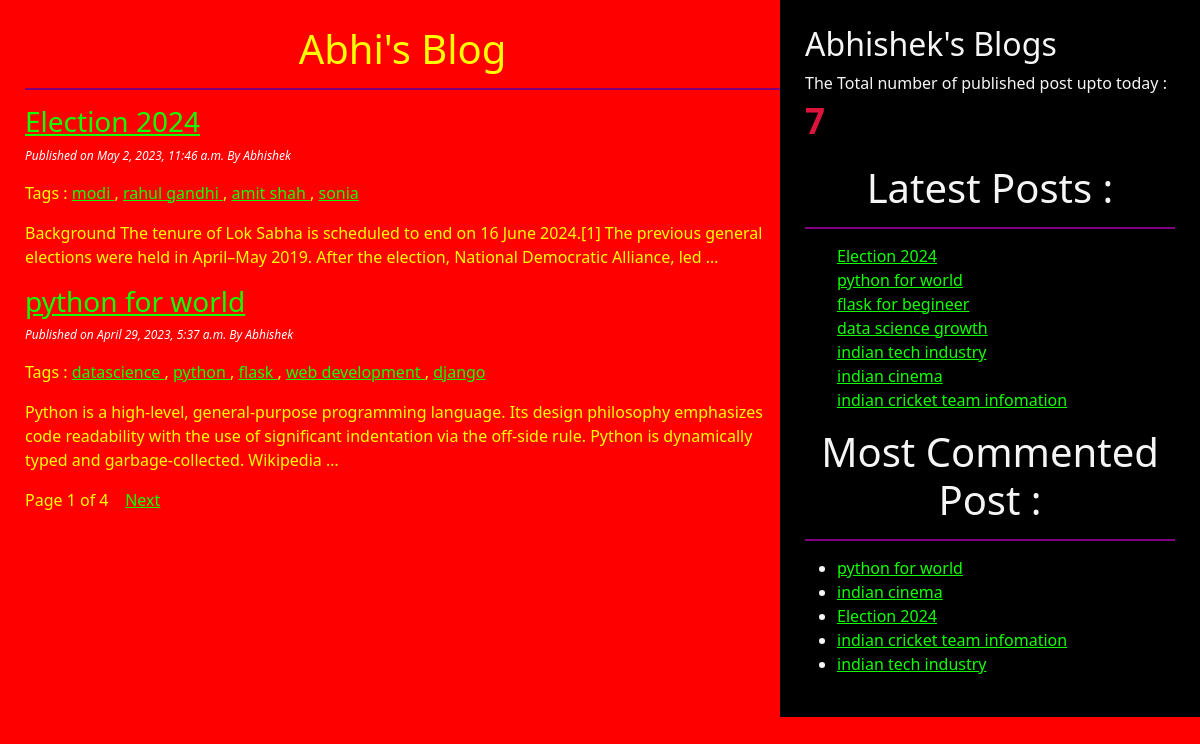
The page / on the database its author committed.
### testapp/models.py (models this page shows, shortened)
class Post(models.Model):
    STATUS_CHOICE = (('draft',"Draft"),('published','Published'))
    title = models.CharField(max_length=256)
    slug = models.SlugField(max_length=264,unique_for_date='publish')
    author = models.ForeignKey(User,related_name='blog_post',on_delete=models.CASCADE)
    body = models.TextField()
    publish = models.DateTimeField(default=timezone.now)
    created = models.DateTimeField(auto_now_add=True)
    updated = models.DateTimeField(auto_now=True)
    status = models.CharField(max_length=10,choices=STATUS_CHOICE,default='draft')
    objects = CustomManager()
    tags = TaggableManager()
    class Meta:
        ordering = ('-publish',)
    def get_absolute_url(self):
        return reverse("post_detail", args=[self.publish.year,self.publish.strftime('%m'),self.publish.strftime('%d'),self.slug])

### testapp/views.py (the view)
# urls.py: path('', views.post_list_view),
def post_list_view(request,tag_slug=None):
    post_list = Post.objects.all()
    tag=None
    if tag_slug:
        tag = get_object_or_404(Tag,slug=tag_slug)
        post_list = post_list.filter(tags__in=[tag])
    paginator =Paginator(post_list,2)
    page_number = request.GET.get('page')
    try:
        post_list = paginator.page(page_number)
    except PageNotAnInteger:
        post_list = paginator.page(1)
    except EmptyPage:
        post_list = paginator.page(paginator.num_pages)
    return render(request,'testapp/post_list.html',{'post_list':post_list,'tag':tag})

### testapp/models.py (called while the page is built)
    def get_queryset(self):
        return super().get_queryset().filter(status='published')

### testapp/templatetags/testapp_tags.py (called while the page is built)
@register.simple_tag
def total_posts():
    return Post.objects.count()

@register.inclusion_tag('testapp/latest_posts123.html')
def show_latest_post(count=4):
    latest_post = Post.objects.order_by('-publish')[:count]
    return {'latest_post':latest_post}

@register.simple_tag
def get_most_commented_post(count=5):
    return Post.objects.annotate(total_comments=Count('comments')).order_by('-total_comments')[:count]

### templates/testapp/post_list.html (shortened to what this page needs)
<!DOCTYPE html>
{% extends 'testapp/base.html' %}
        {% block body_block %}
            <h1>Abhi's Blog</h1>
            {% for post in post_list %}
                <a href="{{post.get_absolute_url}}"><h3>{{post.title}}</h3></a>
                <p id='date'> Published on {{post.publish}} By {{post.author | title}} </p>
                <p>Tags :
                    {% for tag in post.tags.all  %}
                        <a href="{% url 'post_list_by_tag_name' tag.slug %}"> {{tag.name}} </a>
                        {% if not forloop.last %} , {% endif %}
                    {% endfor %}
                </p>
                {{post.body|truncatewords:30|linebreaks}}
            {% endfor %}
            {% include 'testapp/pagination.html' with page=post_list %}
        {% endblock  %}

### templates/testapp/base.html (shortened to what this page needs)
<!DOCTYPE html>
{% load testapp_tags %}
{% load static %}
<html lang="en">
<head>
    <link href="https://cdn.jsdelivr.net/npm/bootstrap@5.1.3/dist/css/bootstrap.min.css" rel="stylesheet">
    <link rel="stylesheet" href="{% static 'css/blog.css' %}">
</head>
<body>
    <div class="content">
        {% block body_block %}
        {% endblock  %}
    </div>
    <div class="sidebar">
        <h2>Abhishek's Blogs</h2>
        <p>The Total number of published post upto today : <span id='pcount'>{% total_posts %}</span></p>
        <h1>Latest Posts :</h1> {% show_latest_post 50 %}
        <h1>Most Commented Post :</h1>
        {% get_most_commented_post as most_commented_post %}
         <ul>
            {% for post in most_commented_post %}
            <li> <a href="{{post.get_absolute_url}}">{{post.title}}</a> </li>
            {% endfor %}
        </ul>
    </div>
</body>
</html>

### templates/testapp/pagination.html (shortened to what this page needs)
<div class="paginator">
    <span class='current'>
         Page  {{page.number}} of {{page.paginator.num_pages}}
    </span> &nbsp;&nbsp;
    <span>
    {% if page.has_next %}
      <a href="?page={{page.next_page_number}}">Next</a>&nbsp;&nbsp;
    {% endif %}
    </span>
</div>

### templates/testapp/latest_posts123.html (shortened to what this page needs)
<ul>
    {% for post in latest_post %}
        <a href="{{post.get_absolute_url}}"> {{post.title}} </a> <br>
    {% endfor %}
</ul>

### static/css/blog.css (style rules this page uses)
.content { width: 65%; float: left; padding: 25px 0 0 25px; background-color: red; color: yellow; height: 100%; }
.sidebar { width: 35%; float: right; padding: 25px; background-color: black; color: whitesmoke; height: 100%; }
h1 { text-align: center; border-bottom: 2px solid purple; margin-bottom: 15px; padding-bottom: 15px; }
#date { color: white; font-size: 12px; font-style: italic; }
a { color: rgb(17, 255, 0); }
body { background-color: red; }
#pcount { font-size: 35px; font-weight: 900; color: crimson; }

### rows shown on the page
Post: title "Election 2024", publish "May 2, 2023, 11:46 a.m.", author "Abhishek", body "Background The tenure of Lok Sabha is scheduled to end on 16 June 2024.[1] The previous general elections were held in April–May 2019. After the election, National Democratic Alliance, led …"
Tag: name "modi"
Tag: name "rahul gandhi"
Tag: name "amit shah"
Tag: name "sonia"
Post: title "python for world", publish "April 29, 2023, 5:37 a.m.", author "Abhishek", body "Python is a high-level, general-purpose programming language. Its design philosophy emphasizes code readability with the use of significant indentation via the off-side rule. Python is dynamically typed and garbage-collected. Wikipedia …"
Tag: name "datascience"
Tag: name "python"
Tag: name "flask"
Tag: name "web development"
Tag: name "django"
Post: title "flask for begineer"
Post: title "data science growth"
Post: title "indian tech industry"
Post: title "indian cinema"
Post: title "indian cricket team infomation"

### other values the page prints
{{ page.number }} "1"
{{ page.paginator.num_pages }} "4"
